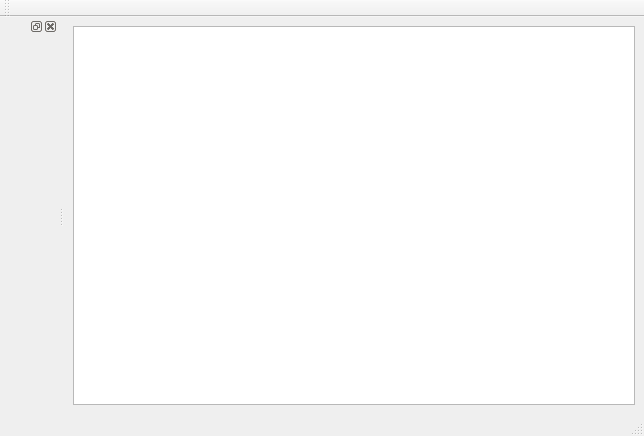
<?xml version="1.0" encoding="UTF-8"?>
<ui version="4.0">
 <class>MainWindow</class>
 <widget class="QMainWindow" name="MainWindow">
  <property name="geometry">
   <rect>
    <x>0</x>
    <y>0</y>
    <width>644</width>
    <height>436</height>
   </rect>
  </property>
  <property name="windowTitle">
   <string>MainWindow</string>
  </property>
  <widget class="QWidget" name="centralwidget">
   <layout class="QGridLayout" name="gridLayout">
    <item row="0" column="0">
     <widget class="QTextEdit" name="textEdit"/>
    </item>
   </layout>
  </widget>
  <widget class="QMenuBar" name="menubar">
   <property name="geometry">
    <rect>
     <x>0</x>
     <y>0</y>
     <width>644</width>
     <height>24</height>
    </rect>
   </property>
  </widget>
  <widget class="QStatusBar" name="statusbar"/>
  <widget class="QToolBar" name="toolBar">
   <property name="windowTitle">
    <string>toolBar</string>
   </property>
   <property name="movable">
    <bool>true</bool>
   </property>
   <property name="allowedAreas">
    <set>Qt::AllToolBarAreas</set>
   </property>
   <property name="toolButtonStyle">
    <enum>Qt::ToolButtonTextUnderIcon</enum>
   </property>
   <attribute name="toolBarArea">
    <enum>TopToolBarArea</enum>
   </attribute>
   <attribute name="toolBarBreak">
    <bool>false</bool>
   </attribute>
  </widget>
  <widget class="QDockWidget" name="dockWidget">
   <attribute name="dockWidgetArea">
    <number>1</number>
   </attribute>
   <widget class="QWidget" name="dockWidgetContents"/>
  </widget>
 </widget>
 <resources/>
 <connections/>
</ui>
